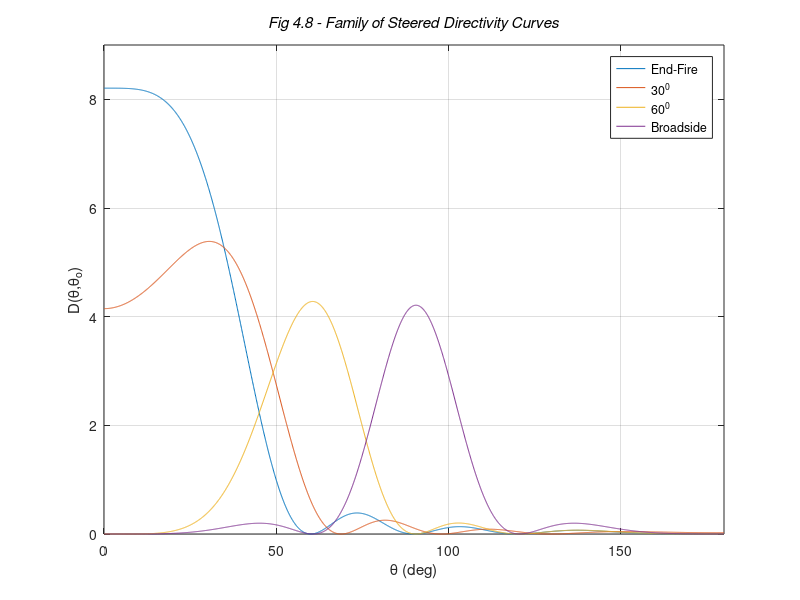

Source code (MATLAB):
%%%%%%%%%%%%%%%%%%%%%%%%%%%%%%%%%%%%%%%%%%%%%%%%%%%%%%%%%%%%%%%%
%%                                                            %%
%%   ******************************************************   %%
%%   * Smart Antennas for Wireless Applications w/ Matlab *   %%
%%   ******************************************************   %%
%%                                                            %%
%% Chapter 4: Fig 4.8                                         %%
%%                                                            %%
%% Author: Frank Gross                                        %%
%% McGraw-Hill, 2005                                          %%
%% Date:  9/6/2004                                            %%
%%                                                            %%
%% This code creates Fig 4.8, a Family of Steered Directivity %%
%%     curves for a 4 element linear array with four steering %%
%%     angles:                                                %%
%%                                                            %%
%%     1. Endfire    2. 30 deg    3. 60 deg    4. broadside   %%
%%                                                            %%
%%     Where d = 0.5lambda.                                   %%
%%%%%%%%%%%%%%%%%%%%%%%%%%%%%%%%%%%%%%%%%%%%%%%%%%%%%%%%%%%%%%%%      

%%------------------- Define Variables:-----------------------%%
% N - number of array elements                                 %
% F - inline function for numerator of Directivity equation    %
% theta0 - steering angle (deg)                                %
% den - denominator of Directivity equation                    %
% D - Directivity                                              %
%%------------------------------------------------------------%%

%%-------------------- Given Values ------------------------%%

N = 4;

%%---- Create inline object for numerator of Directivity equation (4.30) ----%%

F = inline('(sin(.5*N*pi*(cos(x)-cos(theta0)))./(.5*N*pi*(cos(x)-cos(theta0)))).^2');


%%---- for loop to perform integration in denominator of Directivity equation ----%%

n = 0;              % intital conditions for theta

delta = 0.0013;      
x = delta:delta:pi;

for i = 0:30:90     % steering angles: Endfire, 30, 60, Broadside
    n = n + 1;   
    theta0 = i*pi/180 + 0.01;
    den = trapz(x,F(N,theta0,x).*sin(x));
    D(n,:) = 2.*F(N,theta0,x)./den;
end

%%--------------------------- Plot Results ------------------------------%%

theta = x*180/pi;    % convert to degrees

plot(theta,D(1,:),theta,D(2,:),theta,D(3,:),theta,D(4,:))
axis([0 180 0 2*N+1]), grid on

title('\bf\itFig 4.8 - Family of Steered Directivity Curves')
xlabel('\theta (deg)')
ylabel('D(\theta,\theta_o)')

legend('End-Fire','30^0','60^0','Broadside')
